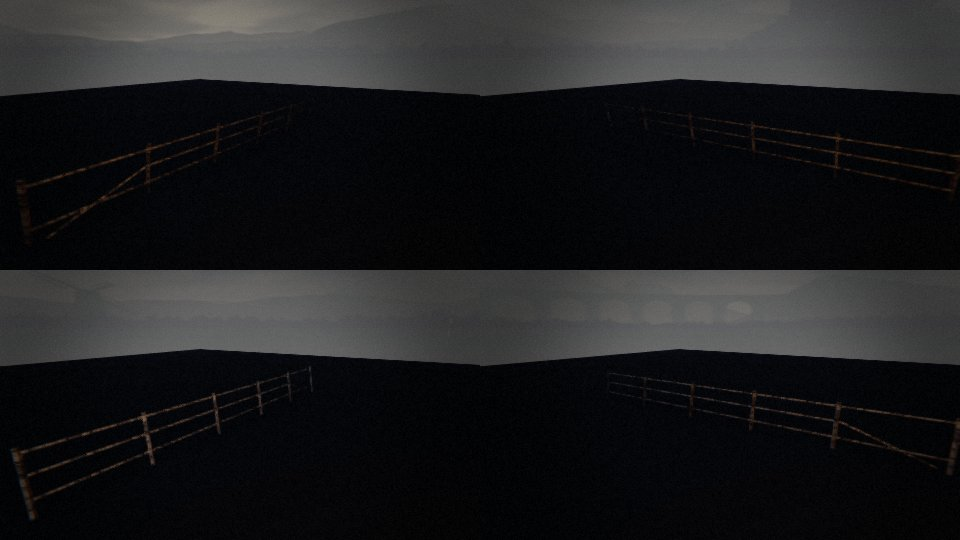
#> input picture 689-art-between-fence-2.jpg, 960 x 540 px
$ python capsule.py ../../../689-art-between-fence-2.jpg
#> lines starting #> are read from the running program, lines starting #| are printed output that depends on the picture
"""Steam capsules and key art (GDD §36: the Coming Soon page): a frame of the game itself (dt screenshot, out/store/shots/
key.png: the engine looming out of the fog off its front quarter, its lamp blazing, the train running back into the haze),
darkened to the edges, and the logotype: the title on a station's nameboard, as the game's own title screen sets it. Steam's
sizes: header 920x430, small 462x174, main 1232x706, vertical 748x896, library 600x900. Into out/store (not shipped).

    tools/art/store/screens.sh                                    # renders the key frame, then this
    python3 tools/art/store/capsule.py [out/store/shots/key.png]
"""
import os
import sys

import numpy as np
from PIL import Image, ImageDraw, ImageFilter, ImageFont

ROOT = os.path.dirname(os.path.dirname(os.path.dirname(os.path.dirname(os.path.abspath(__file__)))))
FONT = "/usr/share/fonts/truetype/dejavu/DejaVuSerifCondensed-Bold.ttf"
SIZES = {"header": (920, 430), "small": (462, 174), "main": (1232, 706), "vertical": (748, 896), "library": (600, 900)}


def fit(shot, w, h, focus):
    """The shot cropped to w:h round `focus` (0..1 across, down), then scaled."""
    sw, sh = shot.size
    scale = max(w / sw, h / sh)
    big = shot.resize((int(sw * scale + 0.5), int(sh * scale + 0.5)), Image.LANCZOS)
    x = int(min(max(focus[0] * big.width - w / 2, 0), big.width - w))
    y = int(min(max(focus[1] * big.height - h / 2, 0), big.height - h))
    return big.crop((x, y, x + w, y + h))


def capsule(shot, w, h, focus):
    img = np.asarray(fit(shot, w, h, focus).convert("RGB"), np.float32) / 255
    yy, xx = np.mgrid[0:h, 0:w].astype(np.float32)
    v = ((xx / w - 0.5) ** 2 * 1.4 + (yy / h - 0.45) ** 2) ** 0.5
    img *= np.clip(1.15 - v * 1.1, 0.25, 1)[..., None]
    out = Image.fromarray((np.clip(img, 0, 1) * 255).astype(np.uint8))
    # The logotype: the title on a station's nameboard, as the game's own front end sets it (Game/UiStyle.Nameboard):
    # cream letters on a dark enamel board, a cream line inset round it, a bolt at each end. Over the upper left in the
    # wide sizes (the engine and its lamp hold the right), across the top in the tall ones.
    title, sub = "DARK TERRITORY", "THE LINE RUNS TILL DAWN"
    tall = h > w
    size = int((w * 0.06) if not tall else (w * 0.072))
    f = ImageFont.truetype(FONT, size) if os.path.exists(FONT) else ImageFont.load_default()
    fs = ImageFont.truetype(FONT, max(9, size // 3)) if os.path.exists(FONT) else f
    d = ImageDraw.Draw(out, "RGBA")
    tb = d.textbbox((0, 0), title, font=f)
    tw, th = tb[2] - tb[0], tb[3] - tb[1]
    pad = max(4, int(th * 0.45))
    bw, bh = tw + pad * 4, th + pad * 2
    bx = int(w * 0.05) if not tall else (w - bw) // 2
    by = int(h * (0.1 if not tall else 0.07))
    if h < 200:
        bx, by = int(w * 0.04), (h - bh) // 2
    # A soft dark under it, so it sits on any frame; then the board.
    shade = Image.new("L", (w, h), 0)
    ImageDraw.Draw(shade).rectangle([bx - pad, by - pad, bx + bw + pad, by + bh + pad * 3], fill=140)
    out = Image.composite(Image.new("RGB", (w, h), (6, 7, 9)), out, shade.filter(ImageFilter.GaussianBlur(pad * 2)))
    d = ImageDraw.Draw(out, "RGBA")
    d.rectangle([bx + 3, by + 3, bx + bw + 3, by + bh + 3], fill=(0, 0, 0, 150))
    d.rectangle([bx, by, bx + bw, by + bh], fill=(22, 25, 31, 240))
    line = max(1, pad // 4)
    d.rectangle([bx + pad // 2, by + pad // 2, bx + bw - pad // 2, by + bh - pad // 2], outline=(219, 209, 181, 230), width=line)
    for cx in (bx + pad, bx + bw - pad):
        r = max(2, pad // 4)
        d.ellipse([cx - r, by + bh / 2 - r, cx + r, by + bh / 2 + r], fill=(178, 143, 82, 255))
    d.text((bx + pad * 2 - tb[0], by + pad - tb[1]), title, font=f, fill=(222, 212, 186, 255))
    if h > 200:
        sb = d.textbbox((0, 0), sub, font=fs)
        sx = bx + (bw - (sb[2] - sb[0])) / 2 - sb[0]
        d.text((sx, by + bh + pad * 0.8 - sb[1]), sub, font=fs, fill=(214, 160, 92, 235))
    return out


def main():
    src = sys.argv[1] if len(sys.argv) > 1 else os.path.join(ROOT, "out", "store", "shots", "key.png")
    shot = Image.open(src)
#> shot is the input picture: PIL image 960x540 RGB; mean R, G, B 29.6, 30, 31.4
    out = os.path.join(ROOT, "out", "store")
    os.makedirs(out, exist_ok=True)
    # The engine's lamp sits right of middle, a little above it in the key frame: keep it in every crop.
    for name, (w, h) in SIZES.items():
        capsule(shot, w, h, (0.66, 0.42)).save(os.path.join(out, f"capsule_{name}.png"))
#> this loop made 5 passes
#> (tb in capsule, tw in capsule, th in capsule, pad in capsule, bw in capsule, bh in capsule, line in capsule) on passes 1, 3, 4, 5: ((0, 11, 518, 53), 518, 42, 18, 590, 78, 4), ((0, 14, 688, 71), 688, 57, 25, 788, 107, 6), ((0, 10, 499, 51), 499, 41, 18, 571, 77, 4), ((0, 9, 405, 42), 405, 33, 14, 461, 61, 3)
#> (tb in capsule, tw in capsule, th in capsule, pad in capsule, bw in capsule, bh in capsule) on pass 2: ((0, 5, 255, 27), 255, 22, 9, 291, 40)
#> pass 1, in capsule, `img = np.asarray(fit(shot, w, h, focus).convert("RGB"), np.float32) / ..`:
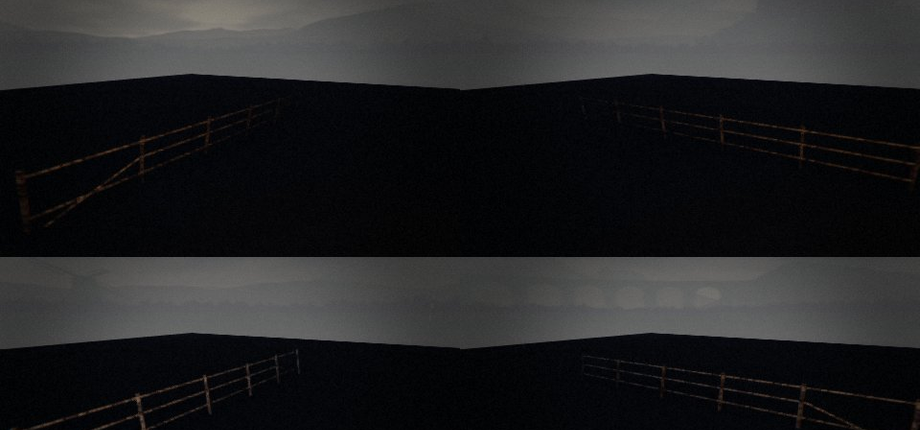
#> img: shape (430, 920, 3) float32; mean R, G, B 0.134, 0.136, 0.141
#> pass 1, in capsule, `img *= np.clip(1.15 - v * 1.1, 0.25, 1)[..., None]`:
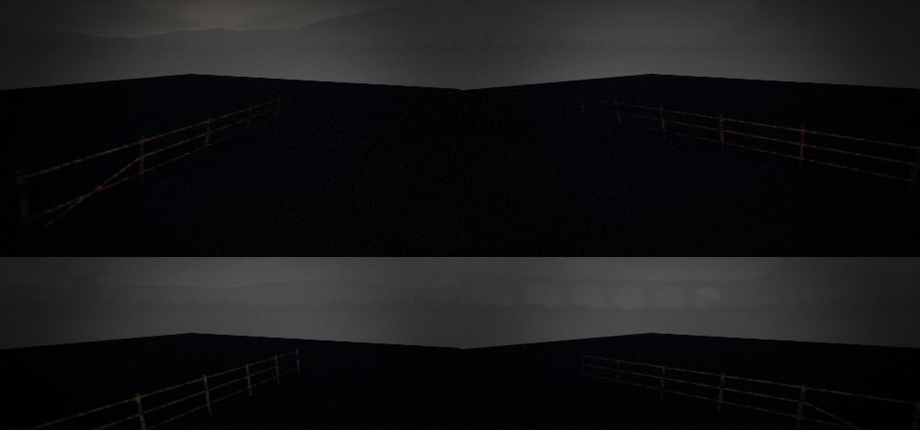
#> img: shape (430, 920, 3) float32; mean R, G, B 0.0894, 0.0906, 0.0944
    print(f"[dt] capsules {list(SIZES)} -> out/store/capsule_*.png")


if __name__ == "__main__":
    main()

$ run again, on 689-art-between-traps.jpg
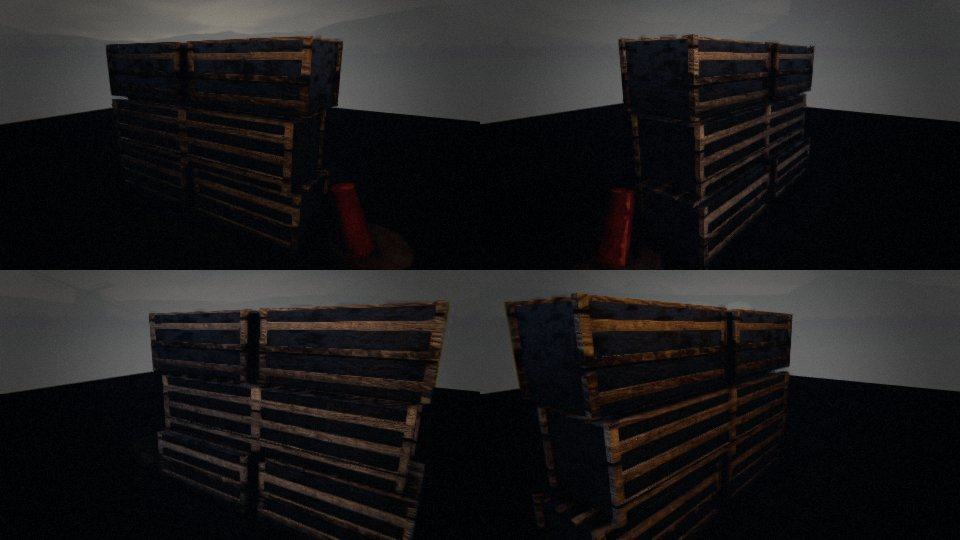
#> input picture 689-art-between-traps.jpg, 960 x 540 px
#> in main, shot is the input picture: PIL image 960x540 RGB; mean R, G, B 29.5, 28.2, 28.9
#> the loop in main, `for name, (w, h) in SIZES.items():` made 5 passes
#> (tb in capsule, tw in capsule, th in capsule, pad in capsule, bw in capsule, bh in capsule, line in capsule) on passes 1, 3, 4, 5: ((0, 11, 518, 53), 518, 42, 18, 590, 78, 4), ((0, 14, 688, 71), 688, 57, 25, 788, 107, 6), ((0, 10, 499, 51), 499, 41, 18, 571, 77, 4), ((0, 9, 405, 42), 405, 33, 14, 461, 61, 3)
#> pass 1, in capsule, `img = np.asarray(fit(shot, w, h, focus).convert("RGB"), np.float32) / ..`:
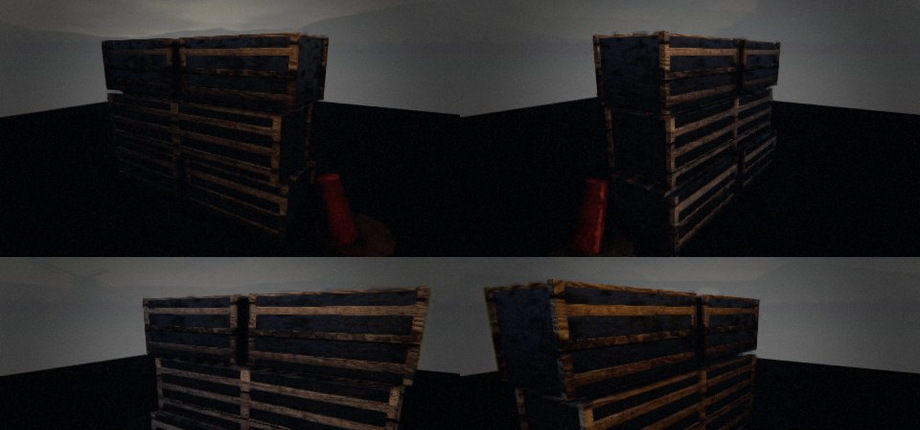
#> img: shape (430, 920, 3) float32; mean R, G, B 0.131, 0.125, 0.128
#> pass 1, in capsule, `img *= np.clip(1.15 - v * 1.1, 0.25, 1)[..., None]`:
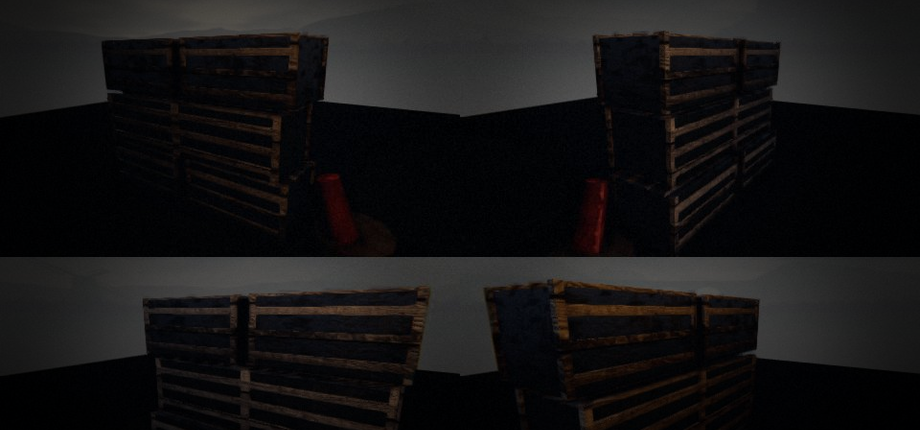
#> img: shape (430, 920, 3) float32; mean R, G, B 0.0861, 0.082, 0.0837

$ run again, on 689-harbour-between.jpg
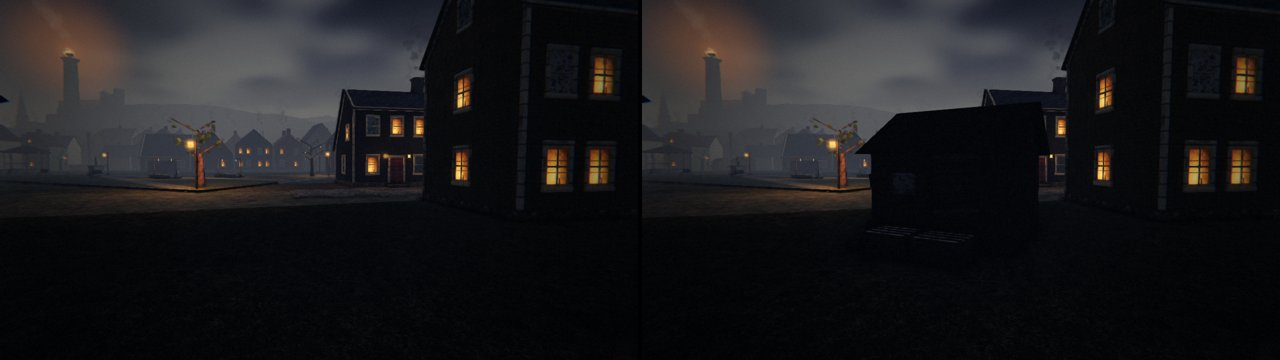
#> input picture 689-harbour-between.jpg, 1280 x 360 px
#> in main, shot is the input picture: PIL image 1280x360 RGB; mean R, G, B 27.3, 26.6, 28.6
#> the loop in main, `for name, (w, h) in SIZES.items():` made 5 passes
#> (tb in capsule, tw in capsule, th in capsule, pad in capsule, bw in capsule, bh in capsule, line in capsule) on passes 1, 3, 4, 5: ((0, 11, 518, 53), 518, 42, 18, 590, 78, 4), ((0, 14, 688, 71), 688, 57, 25, 788, 107, 6), ((0, 10, 499, 51), 499, 41, 18, 571, 77, 4), ((0, 9, 405, 42), 405, 33, 14, 461, 61, 3)
#> pass 1, in capsule, `img = np.asarray(fit(shot, w, h, focus).convert("RGB"), np.float32) / ..`:
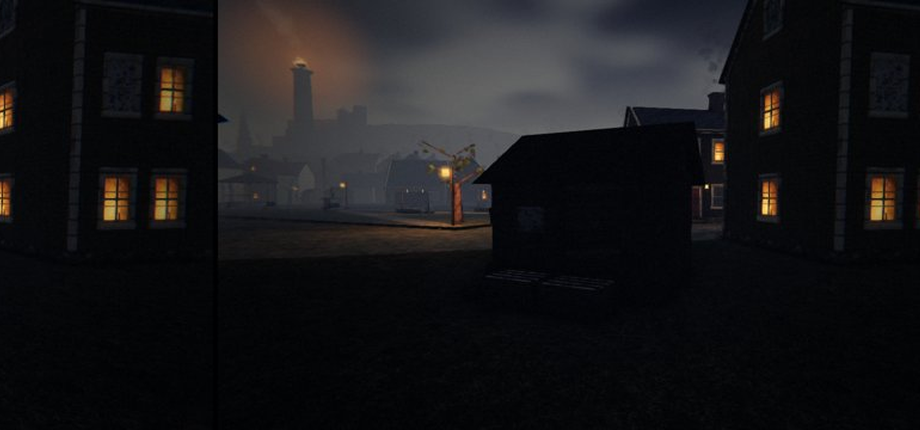
#> img: shape (430, 920, 3) float32; mean R, G, B 0.0902, 0.088, 0.0955
#> pass 1, in capsule, `img *= np.clip(1.15 - v * 1.1, 0.25, 1)[..., None]`:
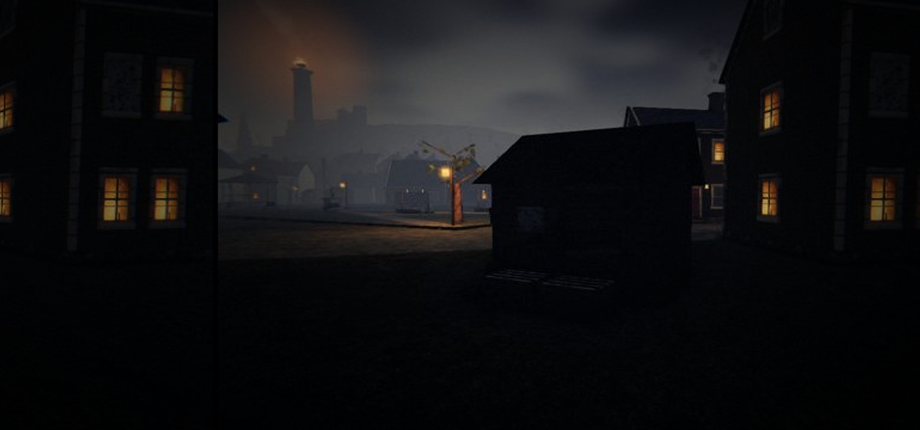
#> img: shape (430, 920, 3) float32; mean R, G, B 0.0697, 0.068, 0.0733
